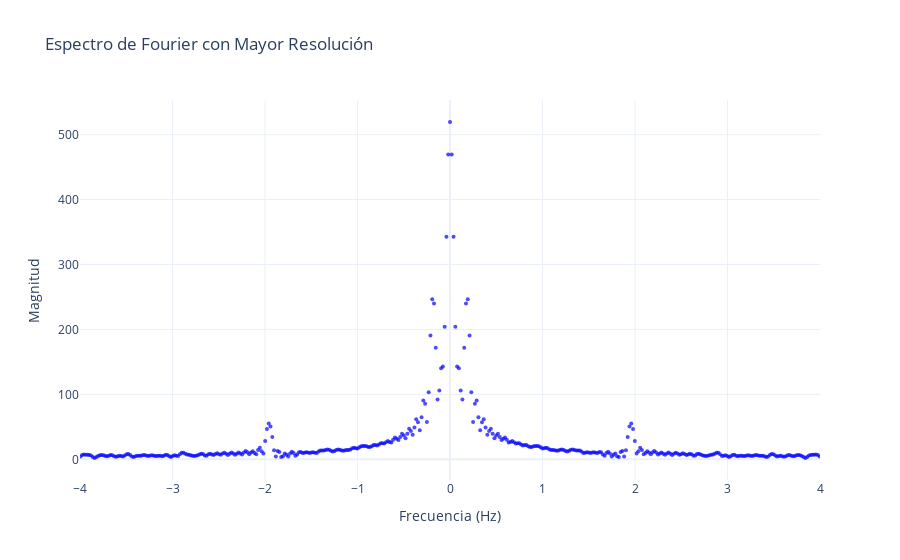

Notebook code cell kept with this figure:
### Markdown cell above
AUMENTANDO RESOLUCION

### Code cell
import numpy as np
import pandas as pd
import plotly.graph_objects as go

# Cargar los datos desde el DataFrame generado previamente
df = pd.read_csv('time_series_data.csv')

# Extraer la señal total y el tiempo
signal = df['Total'].values
t = df['Year'].values
dt = t[1] - t[0]  # Paso de tiempo

# Aumentar la resolución de la FFT con Zero-Padding (interpola más puntos)
N = len(signal) * 4  # Multiplica por 4 la resolución (ajustable)
fft_values = np.fft.fft(signal, n=N)
frequencies = np.fft.fftfreq(N, d=dt)

# Filtrar las frecuencias en el rango deseado (-4 a 4)
mask = (frequencies >= -4) & (frequencies <= 4)
filtered_frequencies = frequencies[mask]
filtered_fft_magnitude = np.abs(fft_values[mask])

# Crear la figura con Scatter plot (más puntos)
fig = go.Figure()

fig.add_trace(go.Scatter(
    x=filtered_frequencies, 
    y=filtered_fft_magnitude, 
    mode='markers',  # Scatter plot con puntos
    name='FFT Magnitude',
    marker=dict(color='blue', size=4, opacity=0.7)  # Puntos más pequeños y semitransparentes
))

# Configurar el diseño del gráfico con fondo blanco y rango de X ajustado
fig.update_layout(
    title='Espectro de Fourier con Mayor Resolución',
    xaxis_title='Frecuencia (Hz)',
    yaxis_title='Magnitud',
    template='plotly_white',  # Fondo blanco
    xaxis=dict(range=[-4, 4], showgrid=True),
    yaxis=dict(showgrid=True)
)

# Mostrar la gráfica
fig.show()

### Figure 1 — Plotly figure (JSON) as saved in the notebook; plotly's stock layout.template omitted (floating-point values rounded to 4 significant figures; data arrays with more than 128 entries replaced by an {"elided": "..."} marker saying what was removed)
{"data": [{"marker": {"color": "blue", "opacity": 0.7, "size": 4}, "mode": "markers", "name": "FFT Magnitude", "type": "scatter", "x": {"elided": "417 float values"}, "y": {"elided": "417 float values"}}], "layout": {"title": {"text": "Espectro de Fourier con Mayor Resolución"}, "xaxis": {"range": [-4, 4], "showgrid": true, "title": {"text": "Frecuencia (Hz)"}}, "yaxis": {"showgrid": true, "title": {"text": "Magnitud"}}}}
